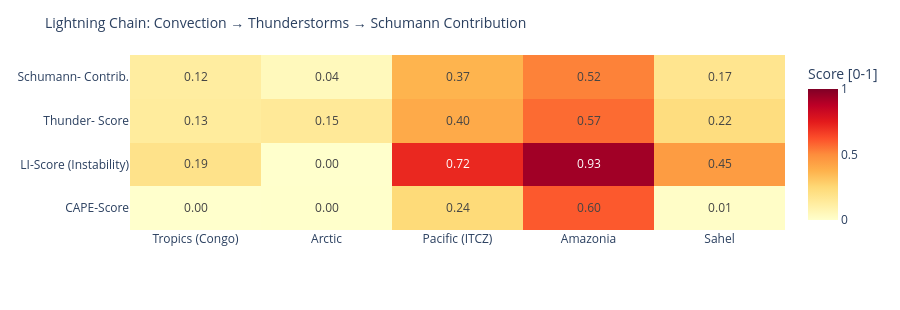

The notebook cell this image was saved under:
### Code cell
# ============================================================
# LIGHTNING CHAIN: Convection → Thunderstorms → Schumann
# Shows the causal chain per measurement point as heatmap
# ============================================================

def cape_score(v):
    """CAPE → normalized score [0,1]"""
    if v is None or pd.isna(v): return 0.0
    return min(1.0, float(v) / 3000)

def li_score(v):
    """Lifted Index: negative = unstable → score [0,1]"""
    if v is None or pd.isna(v): return 0.3
    return min(1.0, max(0.0, (-float(v) + 6) / 12))

def cloud_score(v):
    if v is None or pd.isna(v): return 0.3
    return float(v) / 100

def thunder_score(row):
    """Kombinierter Gewitterwahrscheinlichkeits-Score
    CAPE + LI + Bedeckung + WMO-Gewitter + konvektiver Niederschlag (showers)
    Hinweis: X-Ray und Kp sind kein Bestandteil – nur geomagn./solarer Kontext.
    """
    cs = cape_score(row.get('cape'))
    ls = li_score(row.get('li'))
    cl = cloud_score(row.get('cloud'))
    t  = 1.0 if row.get('thunderstorm') else 0.0
    # Convective precipitation (showers) as additional indicator
    sh = min(1.0, (row.get('showers') or 0) / 5.0)
    return round(cs * 0.30 + ls * 0.25 + cl * 0.15 + t * 0.20 + sh * 0.10, 3)

def schumann_contribution(t_score, lat):
    """Schumann contribution: higher in tropics (±30°), scaled by thunderstorm score"""
    lat_weight = max(0.3, 1.0 - abs(lat) / 60)
    return round(t_score * lat_weight, 3)

df_atm['cape_score']   = df_atm.apply(lambda r: cape_score(r['cape']), axis=1)
df_atm['li_score']     = df_atm.apply(lambda r: li_score(r['li']),    axis=1)
df_atm['thunder_score']= df_atm.apply(lambda r: thunder_score(r.to_dict()), axis=1)
df_atm['schumann_contribution'] = df_atm.apply(
    lambda r: schumann_contribution(r['thunder_score'], r['lat']), axis=1)

metrics = ['cape_score', 'li_score', 'thunder_score', 'schumann_contribution']
labels  = ['CAPE-Score', 'LI-Score\n(Instability)', 'Thunder-\nScore', 'Schumann-\nContrib.']
z_data  = [df_atm[m].tolist() for m in metrics]

fig = go.Figure(go.Heatmap(
    z=z_data,
    x=df_atm['point'].tolist(),
    y=labels,
    colorscale='YlOrRd',
    zmin=0, zmax=1,
    text=[[f'{v:.2f}' for v in row] for row in z_data],
    texttemplate='%{text}', textfont=dict(size=12),
    colorbar=dict(title='Score [0-1]')
))
fig.update_layout(
    title=dict(text='Lightning Chain: Convection → Thunderstorms → Schumann Contribution', font=dict(size=14)),
    height=310,
    plot_bgcolor='rgba(0,0,0,0)', paper_bgcolor='rgba(0,0,0,0)',
    margin=dict(l=130, r=80, t=55, b=80)
)
fig.show()

### Figure 1 — Plotly figure (JSON) as saved in the notebook; plotly's stock layout.template omitted (floating-point values rounded to 4 significant figures)
{"data": [{"colorbar": {"title": {"text": "Score [0-1]"}}, "colorscale": [[0.0, "rgb(255,255,204)"], [0.125, "rgb(255,237,160)"], [0.25, "rgb(254,217,118)"], [0.375, "rgb(254,178,76)"], [0.5, "rgb(253,141,60)"], [0.625, "rgb(252,78,42)"], [0.75, "rgb(227,26,28)"], [0.875, "rgb(189,0,38)"], [1.0, "rgb(128,0,38)"]], "text": [["0.00", "0.00", "0.24", "0.60", "0.01"], ["0.19", "0.00", "0.72", "0.93", "0.45"], ["0.13", "0.15", "0.40", "0.57", "0.22"], ["0.12", "0.04", "0.37", "0.52", "0.17"]], "textfont": {"size": 12}, "texttemplate": "%{text}", "type": "heatmap", "x": ["Tropics (Congo)", "Arctic", "Pacific (ITCZ)", "Amazonia", "Sahel"], "y": ["CAPE-Score", "LI-Score\n(Instability)", "Thunder-\nScore", "Schumann-\nContrib."], "z": [[0.0, 0.003333, 0.24, 0.6033, 0.01333], [0.1917, 0.0, 0.7167, 0.9333, 0.45], [0.133, 0.149, 0.401, 0.568, 0.223], [0.124, 0.045, 0.368, 0.521, 0.175]], "zmax": 1, "zmin": 0}], "layout": {"height": 310, "margin": {"b": 80, "l": 130, "r": 80, "t": 55}, "paper_bgcolor": "rgba(0,0,0,0)", "plot_bgcolor": "rgba(0,0,0,0)", "title": {"font": {"size": 14}, "text": "Lightning Chain: Convection → Thunderstorms → Schumann Contribution"}}}
